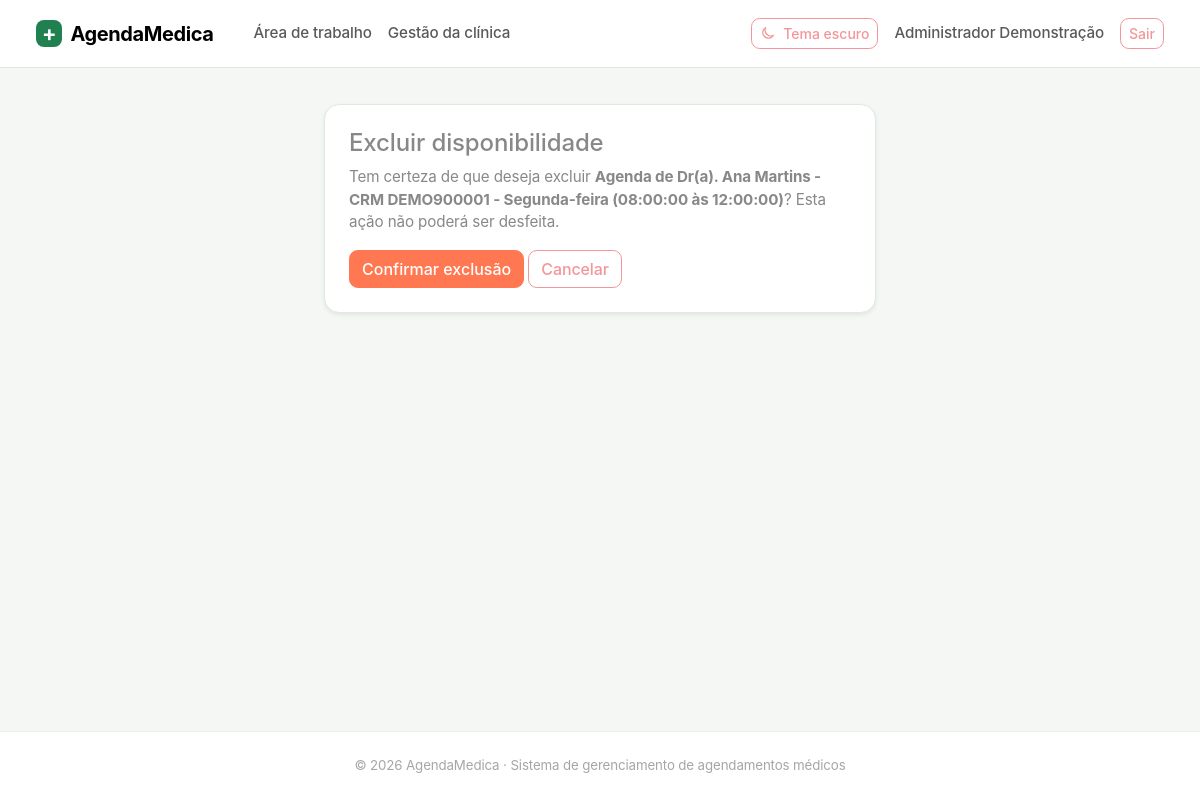
The page /gestao/disponibilidades/1/excluir/ (signed in) on the database its author committed.
### usuarios/models.py (models this page shows, shortened)
class Usuario(AbstractUser):
    class TipoUsuario(models.TextChoices):
        PACIENTE = "PACIENTE", "Paciente"
        MEDICO = "MEDICO", "Médico"
        FUNCIONARIO = "FUNCIONARIO", "Funcionário administrativo"
        ADMINISTRADOR = "ADMINISTRADOR", "Administrador do sistema"
    cpf = models.CharField(max_length=11, unique=True, verbose_name="CPF")
    nome = models.CharField(max_length=70, verbose_name="Nome")
    endereco = models.CharField(max_length=100, verbose_name="Endereço")
    telefone = models.CharField(max_length=20, verbose_name="Telefone")
    data_nascimento = models.DateField(verbose_name="Data de nascimento")
    tipo_usuario = models.CharField(
        max_length=20,
        choices=TipoUsuario.choices,
        verbose_name="Tipo de usuário",
    )
    objects = UsuarioManager()
    REQUIRED_FIELDS = [
        "email",
        "cpf",
        "nome",
        "endereco",
        "telefone",
        "data_nascimento",
    ]

class Medico(models.Model):
    usuario = models.OneToOneField(
        "usuarios.Usuario",
        on_delete=models.CASCADE,
        related_name="perfil_medico",
    )
    crm = models.CharField(max_length=12, unique=True)
    rqe = models.CharField(max_length=12, blank=True)
    especialidade = models.ForeignKey(
        "agenda.Especialidade",
        on_delete=models.PROTECT,
        related_name="medicos",
    )
    def __str__(self):
        return f"Dr(a). {self.usuario.nome} - CRM {self.crm}"

### agenda/models.py (models this page shows, shortened)
class Disponibilidade(models.Model):
    class DiaSemana(models.IntegerChoices):
        SEGUNDA = 0, "Segunda-feira"
        TERCA = 1, "Terça-feira"
        QUARTA = 2, "Quarta-feira"
        QUINTA = 3, "Quinta-feira"
        SEXTA = 4, "Sexta-feira"
        SABADO = 5, "Sábado"
        DOMINGO = 6, "Domingo"
    agenda = models.ForeignKey(
        Agenda,
        on_delete=models.CASCADE,
        related_name="disponibilidades",
    )
    dia_semana = models.IntegerField(choices=DiaSemana.choices)
    horario_inicio = models.TimeField()
    horario_fim = models.TimeField()
    class Meta:
        ordering = ["dia_semana", "horario_inicio"]
        constraints = [
            models.UniqueConstraint(
                fields=["agenda", "dia_semana", "horario_inicio", "horario_fim"],
                name="disponibilidade_semana_unica",
            ),
        ]
    def __str__(self):
        return (
            f"{self.agenda} - {self.get_dia_semana_display()} "
            f"({self.horario_inicio} às {self.horario_fim})"
        )

class Agenda(models.Model):
    medico = models.OneToOneField(
        "usuarios.Medico",
        on_delete=models.CASCADE,
        related_name="agenda",
    )
    def __str__(self):
        return f"Agenda de {self.medico}"

### usuarios/gestao_views.py (the view)
# urls.py: path("gestao/disponibilidades/<int:pk>/excluir/", views.disponibilidade_excluir, name="gestao_disponibilidade_excluir"),
@gestao_requerida
def disponibilidade_excluir(request, pk):
    disponibilidade = get_object_or_404(Disponibilidade, pk=pk)
    if request.method == "POST":
        disponibilidade.delete()
        messages.success(request, "Disponibilidade removida.")
        return redirect("gestao_agendas")
    return render(request, "gestao/confirmar_exclusao.html", {"objeto": disponibilidade, "titulo": "Excluir disponibilidade", "voltar": reverse("gestao_agendas")})

### usuarios/gestao_views.py (called while the page is built)
def gestao_requerida(view):
    from functools import wraps
    @wraps(view)
    @login_required
    def wrapper(request, *args, **kwargs):
        if request.user.tipo_usuario not in PERFIS_GESTAO:
            messages.error(request, "Você não possui permissão para acessar esta área.")
            return redirect("inicio")
        return view(request, *args, **kwargs)
    return wrapper

### templates/gestao/confirmar_exclusao.html (shortened to what this page needs)
{% extends "base.html" %}
{% block content %}
<div class="row justify-content-center"><div class="col-lg-6"><div class="card border-danger shadow-sm"><div class="card-body p-4">
<h1 class="h4">{{ titulo }}</h1><p>Tem certeza de que deseja excluir <strong>{{ objeto }}</strong>? Esta ação não poderá ser desfeita.</p>
<form method="post">{% csrf_token %}<button class="btn btn-danger" type="submit">Confirmar exclusão</button> <a class="btn btn-outline-secondary" href="{{ voltar }}">Cancelar</a></form>
</div></div></div></div>
{% endblock %}

### templates/base.html (shortened to what this page needs)
{% load static %}
<!doctype html>
<html lang="pt-br" data-bs-theme="light">
<head>
    <link href="{% static 'vendor/bootstrap/bootstrap.min.css' %}" rel="stylesheet">
    <link href="{% static 'css/themes/light.css' %}" rel="stylesheet">
    <link href="{% static 'css/themes/dark.css' %}" rel="stylesheet">
    <link href="{% static 'css/themes/custom.css' %}" rel="stylesheet">
    <link href="{% static 'css/site.css' %}" rel="stylesheet">
</head>
<body class="d-flex flex-column min-vh-100">
    <nav class="navbar navbar-expand-lg border-bottom bg-body sticky-top">
        <div class="container-fluid app-container">
            <a class="navbar-brand fw-bold" href="{% if user.is_authenticated %}{% url 'portal_home' %}{% else %}{% url 'login' %}{% endif %}"><span class="brand-mark me-2" aria-hidden="true">+</span>AgendaMedica</a>
            <div class="collapse navbar-collapse" id="navbarPrincipal">
                {% if user.is_authenticated %}<ul class="navbar-nav me-auto"><li class="nav-item"><a class="nav-link" href="{% url 'portal_home' %}">Área de trabalho</a></li>{% if user.tipo_usuario == 'ADMINISTRADOR' or user.tipo_usuario == 'FUNCIONARIO' %}<li class="nav-item"><a class="nav-link" href="{% url 'gestao_inicio' %}">Gestão da clínica</a></li>{% endif %}</ul>{% endif %}
                <ul class="navbar-nav ms-auto align-items-lg-center gap-lg-2">
                    <li class="nav-item"><button class="btn btn-outline-secondary btn-sm theme-toggle" id="alternarTema" type="button" aria-label="Alternar tema"><svg id="iconeTema" class="icon" viewBox="0 0 24 24" aria-hidden="true"><path d="M20.2 15.3A8.5 8.5 0 0 1 8.7 3.8 8.5 8.5 0 1 0 20.2 15.3Z"/></svg><span id="textoTema">Tema escuro</span></button></li>
                    {% if user.is_authenticated %}<li class="nav-item"><a class="nav-link" href="{% url 'meu_perfil' %}">{{ user.nome|default:user.username }}</a></li><li class="nav-item"><form method="post" action="{% url 'logout' %}">{% csrf_token %}<button class="btn btn-outline-secondary btn-sm" type="submit">Sair</button></form></li>{% else %}<li class="nav-item"><a class="nav-link" href="{% url 'login' %}">Entrar</a></li><li class="nav-item"><a class="btn btn-success btn-sm" href="{% url 'cadastro' %}">Criar conta</a></li>{% endif %}
                </ul>
            </div>
        </div>
    </nav>
    <main class="container-fluid app-container flex-grow-1 py-4 py-lg-5">
        {% block content %}{% endblock %}
    </main>
    <footer class="border-top py-4 mt-auto">
        <div class="container-fluid app-container text-center text-body-secondary small">
            &copy; 2026 AgendaMedica · Sistema de gerenciamento de agendamentos médicos
        </div>
    </footer>
</body>
</html>

### static/css/themes/light.css (style rules this page uses)
:root, [data-bs-theme="light"] { --am-bg-page: #f5f7f5; --am-bg-surface: #ffffff; --am-text-primary: #1f2d25; --am-text-muted: #65736a; --am-brand-primary: #21804f; --am-brand-accent: #e8f4ec; --am-border-color: #e1e8e2; --am-card-shadow: 0 2px 8px rgba(27, 55, 37, 0.045); --bs-primary: #21804f; --bs-primary-rgb: 33, 128, 79; --bs-success: #21804f; --bs-success-rgb: 33, 128, 79; --bs-link-color: #1c7145; --bs-link-color-rgb: 28, 113, 69; --bs-link-hover-color: #155938; }

### static/css/themes/custom.css (style rules this page uses)
body { background-color: var(--am-bg-page); color: var(--am-text-primary); transition: background-color 0.2s ease, color 0.2s ease; }
.card, .navbar, footer { background-color: var(--am-bg-surface) !important; border-color: var(--am-border-color) !important; }
.card { box-shadow: var(--am-card-shadow); }

### static/css/site.css (style rules this page uses)
:root { --brand-color: #21804f; --brand-soft: #e8f4ec; --surface-soft: #f4f8f5; }
body { background: var(--am-bg-page); color: var(--am-text-primary); font-size: .95rem; }
.brand-mark { display: inline-grid; place-items: center; width: 1.65rem; height: 1.65rem; border-radius: .5rem; color: white; background: var(--brand-color); font-size: 1.35rem; line-height: 1; }
.navbar { min-height: 4rem; }
.navbar-brand { letter-spacing: -.02em; }
.card { border-color: var(--am-border-color); border-radius: .8rem; box-shadow: var(--am-card-shadow); }
.btn { border-radius: .55rem; font-weight: 500; }
footer { background: var(--am-bg-surface); border-color: var(--am-border-color) !important; }
.icon { display: inline-block; width: 1rem; height: 1rem; flex: 0 0 auto; fill: none; stroke: currentColor; stroke-width: 1.8; stroke-linecap: round; stroke-linejoin: round; vertical-align: -.16em; }
.theme-toggle { display: inline-flex; align-items: center; gap: .45rem; }
body { font-family: Inter, ui-sans-serif, system-ui, -apple-system, BlinkMacSystemFont, "Segoe UI", sans-serif; letter-spacing: -.008em; }
a { text-underline-offset: .18em; }
button, a, input, select, textarea { transition: color .15s ease, background-color .15s ease, border-color .15s ease, box-shadow .15s ease; }
a { text-decoration: none; }
.navbar .nav-link { font-weight: 500; }
.app-container { width: min(100%, 2400px); max-width: none; padding-inline: clamp(1rem, 3vw, 3.5rem); }
.navbar { min-height: 4.25rem; }
.navbar .container-fluid { gap: 1rem; }
.navbar .nav-link { padding-inline: .7rem; }
main.app-container { padding-top: clamp(1.5rem, 3vw, 3rem) !important; padding-bottom: clamp(1.75rem, 3vw, 3.25rem) !important; }
footer { padding-block: 1.15rem !important; }
.card { border-radius: .95rem; transition: border-color .18s ease, box-shadow .18s ease, transform .18s ease; }

### rows shown on the page
Usuario: nome "Administrador Demonstração"
Disponibilidade: agenda+dia_semana+horario_inicio "Agenda de Dr(a). Ana Martins - CRM DEMO900001 - Segunda-feira (08:00:00 às 12:00:00)"

### other values the page prints
{{ titulo }} "Excluir disponibilidade"
